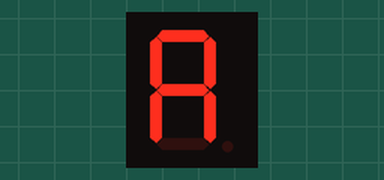
Bench run of a sketch on a simulated Arduino Mega 2560, built with avr-gcc and run on an emulated ATmega2560. Shown: 1-digit seven-segment display. Wiring (from diagram.json): 1-digit 7-segment display, segments lit when LOW: segments pin 22, pin 23, pin 24, pin 25, pin 26, pin 27, pin 28, pin 29. The segment pins are drawn as the display they are named for.

Above: at 0.1 s.
At 2.1 s:
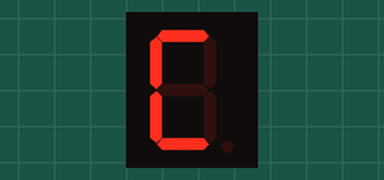
At 4.1 s:
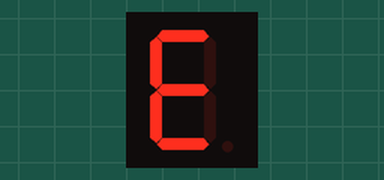
At 6.1 s:
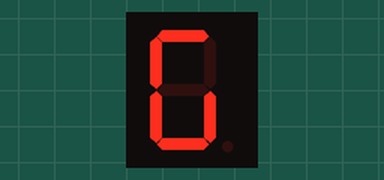
At 9.2 s:
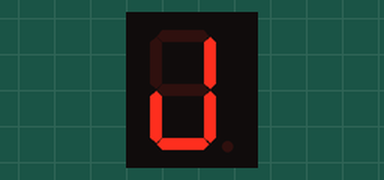
At 18.3 s:
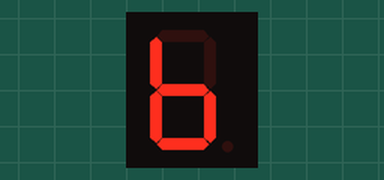

The sketch:

sketch.ino
```cpp
void setup() {
  // put your setup code here, to run once:
  volatile char *ddr_a=(char*)0x21;
  *ddr_a=0xFF;

}

void loop() {
  // put your main code here, to run repeatedly:
volatile char *port_a=(char*)0x22;
char letters[] = {
  0x77, // A
  0x7C, // B
  0x39, // C
  0x5E, // D
  0x79, // E
  0x71, // F
  0x3D, // G
  0x76, // H
  0x06, // I
  0x1E, // J
  0x38, // L
  0x3F, // O
  0x73, // P
  0x67, // Q
  0x6D, // S
  0x3E, // U
  0x6E  // Y
};

 for(char i=0;i<17;i++)
 {
  *port_a=~(letters[i]);
  delay_();
 }


}
void delay_() {
  volatile long  dummy=0;
  for ( long i = 0; i < 150; i++) {
    for (long  j = 0; j < 4000; j++) {
      dummy++;
    }
  }
}
```

Measured:
- by itself, everything shown: repeats every 17.2 s, in 17 steps
- what the display in image 1 shows lasts 1.0 s, from 2.0 s to 3.0 s
